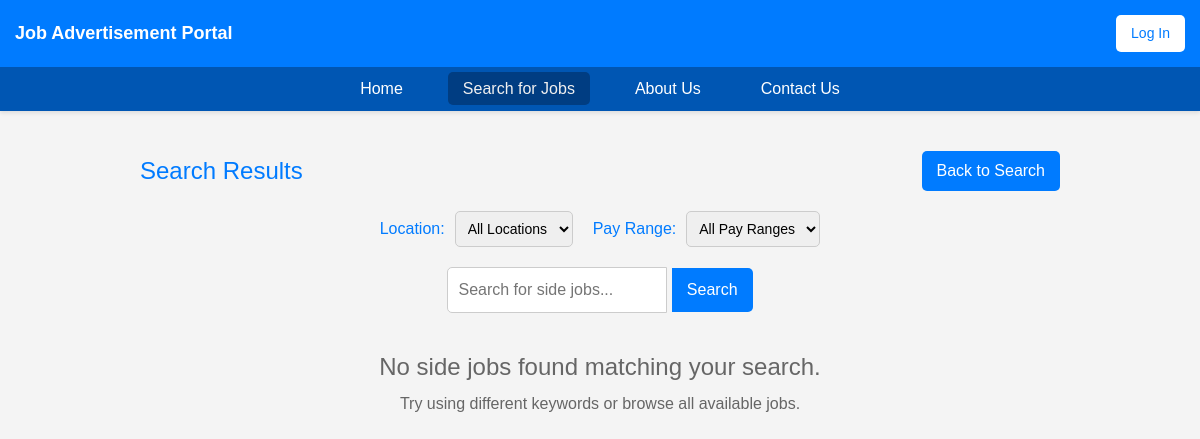
The page /search_results.php on the database as committed earlier.
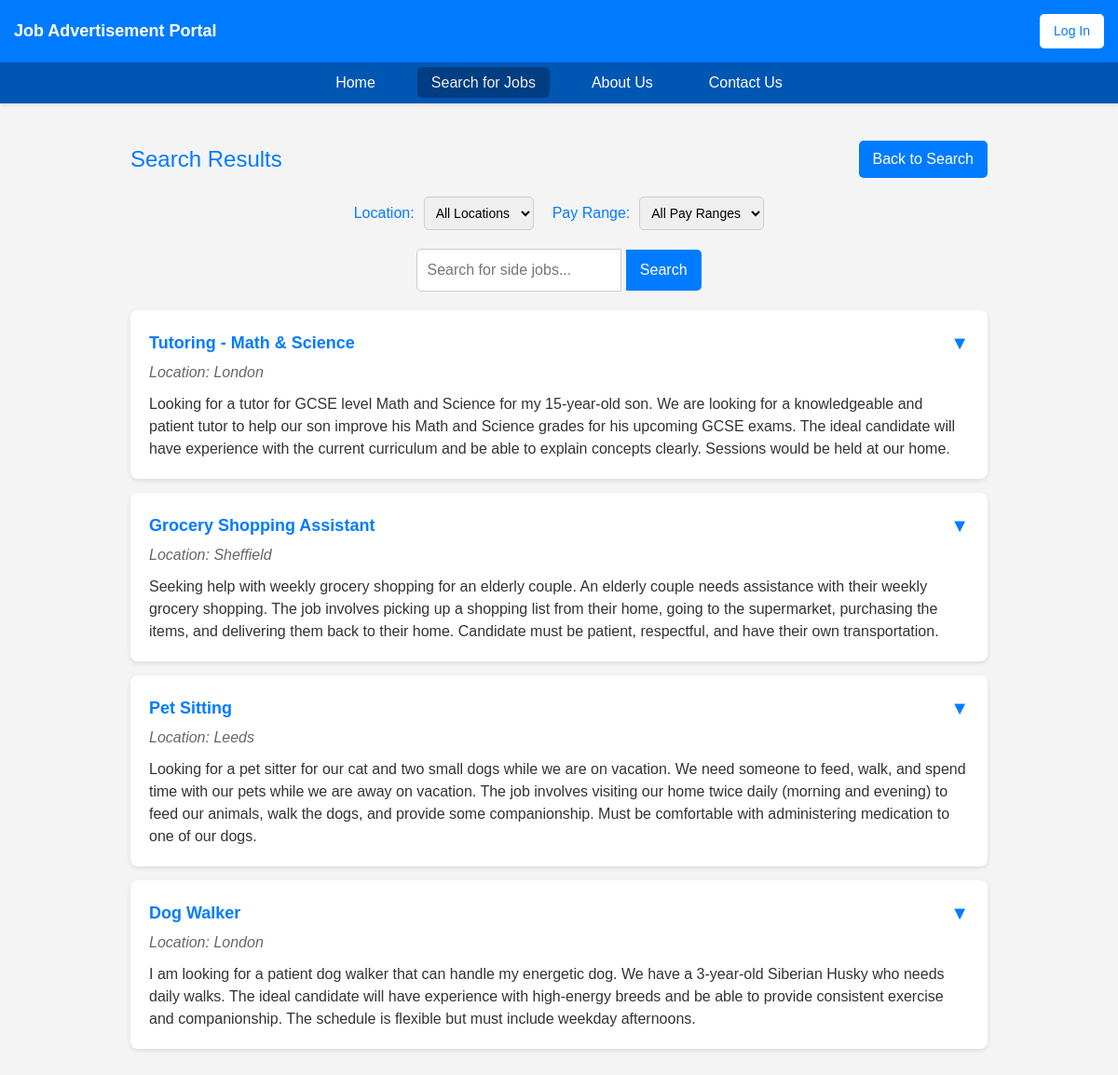
The same page on the database as committed later.
### tables this page shows
CREATE TABLE `job_listings` (
  `job_id` int(11) NOT NULL,
  `status` tinyint(1) DEFAULT NULL,
  `description` text DEFAULT NULL,
  `location` varchar(20) NOT NULL,
  `lister_id` int(11) DEFAULT NULL,
  `applicant_id` int(11) DEFAULT NULL,
  `admin_approval` tinyint(1) DEFAULT NULL,
  `title` varchar(255) NOT NULL,
  `salary` varchar(50) DEFAULT NULL,
  `requirements` text DEFAULT NULL,
  `job_status` enum('pending','taken','completed') DEFAULT 'pending'
);

### search_results.php (the view, shortened to what this page needs)
<?php
include("connect.php");
$searchTerm = isset($_GET['search']) ? htmlspecialchars($_GET['search']) : '';
$sql = "SELECT * FROM job_listings WHERE admin_approval = 1 AND status = 1";
$sql .= " ORDER BY job_id DESC";
$stmt = $conn->prepare($sql);
$stmt->execute();
$result = $stmt->get_result();
$jobListings = [];
if ($result->num_rows > 0) {
    while ($row = $result->fetch_assoc()) {
        $row['requirements'] = json_decode($row['requirements'], true);
        $jobListings[] = $row;
    }
}
?>
<!DOCTYPE html>
<html lang="en">
<head>
    <link rel="stylesheet" href="https://cdn.jsdelivr.net/npm/bootstrap@5.3.0/dist/css/bootstrap.min.css">
    <link rel="stylesheet" href="search_results_style.css">
</head>
<body>
<div class="navbar">
    <div class="navbar-title">Job Advertisement Portal</div>
    <div class="navbar-buttons">
        <?php
        if (isset($_SESSION['email'])) {
            echo '<a href="logout.php"><button class="navbar-btn">Sign Out</button></a>';
        } else {
            echo '<a href="login.php"><button class="navbar-btn">Log In</button></a>';
        }
        ?>
    </div>
</div>
<div class="secondary-nav">
    <ul class="secondary-nav-list">
        <li><a href="index.php" class="secondary-nav-link">Home</a></li>
        <li><a href="search_results.php" class="secondary-nav-link active">Search for Jobs</a></li>
        <li><a href="AboutUs.php" class="secondary-nav-link">About Us</a></li>
        <li><a href="ContactUs.php" class="secondary-nav-link">Contact Us</a></li>
    </ul>
</div>
<div class="container">
    <div class="results-header">
        <div class="results-title">
            <?php
            echo "Search Results";
            ?>
        </div>
        <div class="header-buttons">
            <a href="index.php"><button class="back-btn">Back to Search</button></a>
        </div>
    </div>
    <div class="filter-container">
        <div class="filter-group">
            <label for="locationFilter">Location:</label>
            <select id="locationFilter" onchange="applyFilters()">
                <option value="">All Locations</option>
            </select>
        </div>
        <div class="filter-group">
            <label for="payFilter">Pay Range:</label>
            <select id="payFilter" onchange="applyFilters()">
                <option value="">All Pay Ranges</option>
            </select>
        </div>
    </div>
    <div class="search-container">
        <form action="search_results.php" method="GET">
            <input type="text" class="search-bar" id="job-search" name="search" placeholder="Search for side jobs..." value="<?php echo $searchTerm; ?>">
            <button class="search-btn" type="submit">Search</button>
        </form>
    </div>
    <div class="results-container" id="results">
        <?php
        $resultsFound = false;
        foreach ($jobListings as $job) {
            $resultsFound = true;
            ?>
            <div class="job-card" data-location="<?php echo htmlspecialchars($job['location']); ?>" data-salary="<?php echo htmlspecialchars($job['salary']); ?>">
                <div class="job-title" onclick="toggleJobDetails(this)">
                    <span><?php echo htmlspecialchars($job['title']); ?></span>
                    <span class="expand-icon">▼</span>
                </div>
                <div class="job-location">Location: <?php echo htmlspecialchars($job['location']); ?></div>
                <div class="job-description"><?php echo htmlspecialchars($job['description']); ?></div>
            </div>
            <?php
        }
        if (!$resultsFound) {
            echo '<div class="no-results">
                <h2>No side jobs found matching your search.</h2>
                <p>Try using different keywords or browse all available jobs.</p>
            </div>';
        }
        ?>
    </div>
</div>
</body>
</html>

### search_results_style.css (style rules this page uses)
body { font-family: 'Arial', sans-serif; margin: 0; padding: 0; background-color: #f4f4f4; text-align: center; }
.navbar { background-color: #007bff; padding: 15px; display: flex; justify-content: space-between; align-items: center; color: white; }
.navbar-title { font-size: 18px; font-weight: bold; }
.navbar-buttons { display: flex; gap: 10px; }
.navbar-btn { background-color: white; color: #007bff; border: none; padding: 8px 15px; border-radius: 5px; cursor: pointer; font-size: 14px; transition: background-color 0.3s, color 0.3s; }
.secondary-nav { background-color: #0056b3; padding: 10px 0; box-shadow: 0 2px 4px rgba(0, 0, 0, 0.1); }
.secondary-nav-list { list-style: none; margin: 0; padding: 0; display: flex; justify-content: center; gap: 30px; }
.secondary-nav-list li { display: inline; }
.secondary-nav-link { color: white; text-decoration: none; font-size: 16px; font-weight: 500; padding: 8px 15px; border-radius: 5px; transition: background-color 0.3s, color 0.3s; }
.secondary-nav-link:hover, .secondary-nav-link.active { background-color: #003d82; color: #f0f0f0; }
.container { width: 80%; max-width: 1200px; margin: 20px auto; padding: 20px; }
.results-header { display: flex; justify-content: space-between; align-items: center; margin-bottom: 20px; }
.results-title { font-size: 24px; text-align: left; color: #007bff; }
.header-buttons { display: flex; gap: 10px; align-items: center; }
.back-btn { background-color: #007bff; color: white; border: none; padding: 8px 15px; border-radius: 5px; cursor: pointer; transition: background-color 0.3s; }
.filter-container { display: flex; justify-content: center; gap: 20px; margin-bottom: 20px; }
.filter-group { display: flex; align-items: center; gap: 10px; }
.filter-group label { font-weight: 500; color: #007bff; }
.filter-group select { padding: 8px; border: 1px solid #ccc; border-radius: 5px; font-size: 14px; }
.search-container { display: flex; justify-content: center; width: 100%; margin-bottom: 20px; }
.search-bar { width: 70%; padding: 10px; font-size: 16px; border: 1px solid #ccc; border-radius: 5px 0 0 5px; }
.search-btn { padding: 10px 15px; font-size: 16px; border: none; background-color: #007bff; color: white; cursor: pointer; border-radius: 0 5px 5px 0; transition: background-color 0.3s; }
.job-card { background-color: white; padding: 20px; margin: 15px 0; border-radius: 8px; box-shadow: 0 2px 5px rgba(0, 0, 0, 0.1); text-align: left; transition: transform 0.2s, box-shadow 0.2s; }
.job-title { font-weight: bold; color: #007bff; display: flex; justify-content: space-between; align-items: center; cursor: pointer; font-size: 18px; }
.job-location { color: #666; font-style: italic; margin-top: 5px; }
.job-description { margin-top: 10px; color: #333; }
.expand-icon { font-size: 20px; transition: transform 0.3s ease; }
.no-results { text-align: center; margin-top: 40px; color: #666; }
.no-results h2 { font-size: 24px; margin-bottom: 10px; }
.no-results p { font-size: 16px; }

Rows that differ between the two databases and show on the page:
added job_listings: title "Tutoring - Math & Science", location "London", description "Looking for a tutor for GCSE level Math and Science for my 15-year-old son. We are looking for a knowledgeable and patient tutor to help our son improve his Math and Science grades for his upcoming GCSE exams. The ideal candidate will have experience with the current curriculum and be able to explain concepts clearly. Sessions would be held at our home."
added job_listings: title "Grocery Shopping Assistant", location "Sheffield", description "Seeking help with weekly grocery shopping for an elderly couple. An elderly couple needs assistance with their weekly grocery shopping. The job involves picking up a shopping list from their home, going to the supermarket, purchasing the items, and delivering them back to their home. Candidate must be patient, respectful, and have their own transportation."
added job_listings: title "Pet Sitting", location "Leeds", description "Looking for a pet sitter for our cat and two small dogs while we are on vacation. We need someone to feed, walk, and spend time with our pets while we are away on vacation. The job involves visiting our home twice daily (morning and evening) to feed our animals, walk the dogs, and provide some companionship. Must be comfortable with administering medication to one of our dogs."
added job_listings: title "Dog Walker", location "London", description "I am looking for a patient dog walker that can handle my energetic dog. We have a 3-year-old Siberian Husky who needs daily walks. The ideal candidate will have experience with high-energy breeds and be able to provide consistent exercise and companionship. The schedule is flexible but must include weekday afternoons."
Other text that changed with them:
text no longer shown: "No side jobs found matching your search. Try using different keywords or browse all available jobs."
